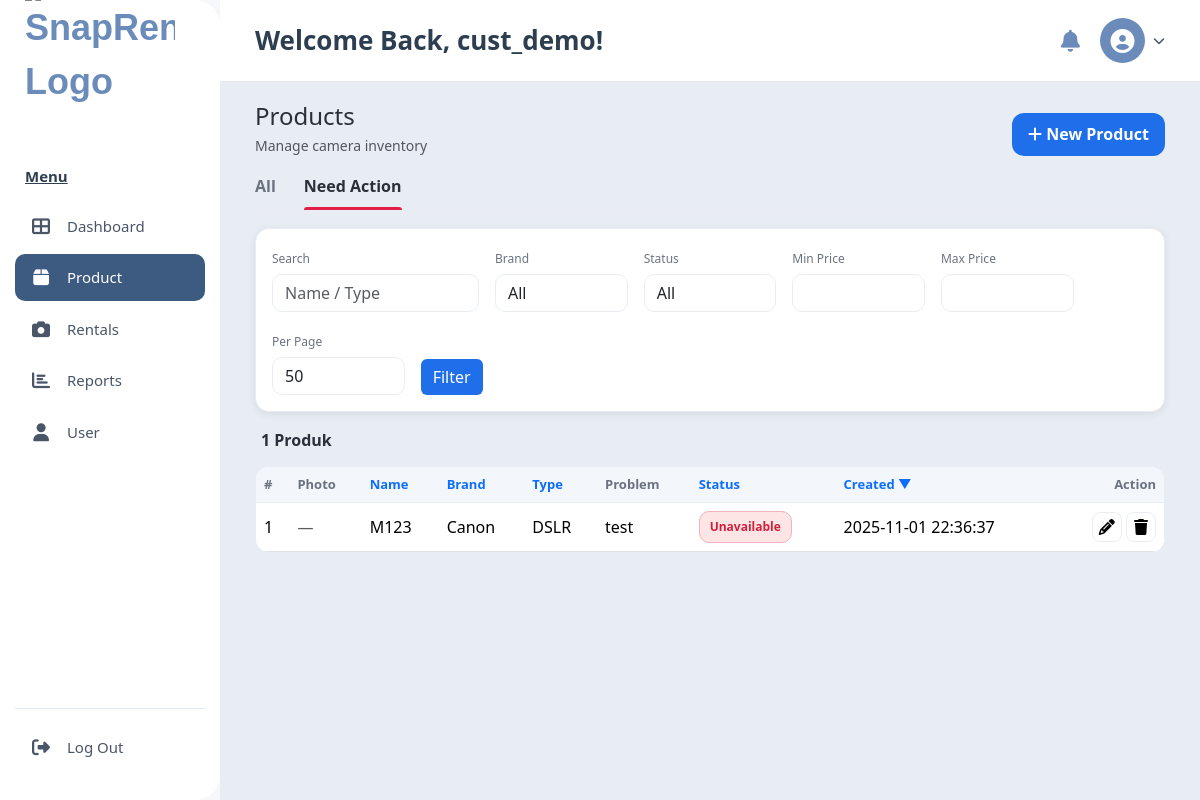
Page /Dashboard/index.php?page=products&need=1 (signed in) on the earlier database version.
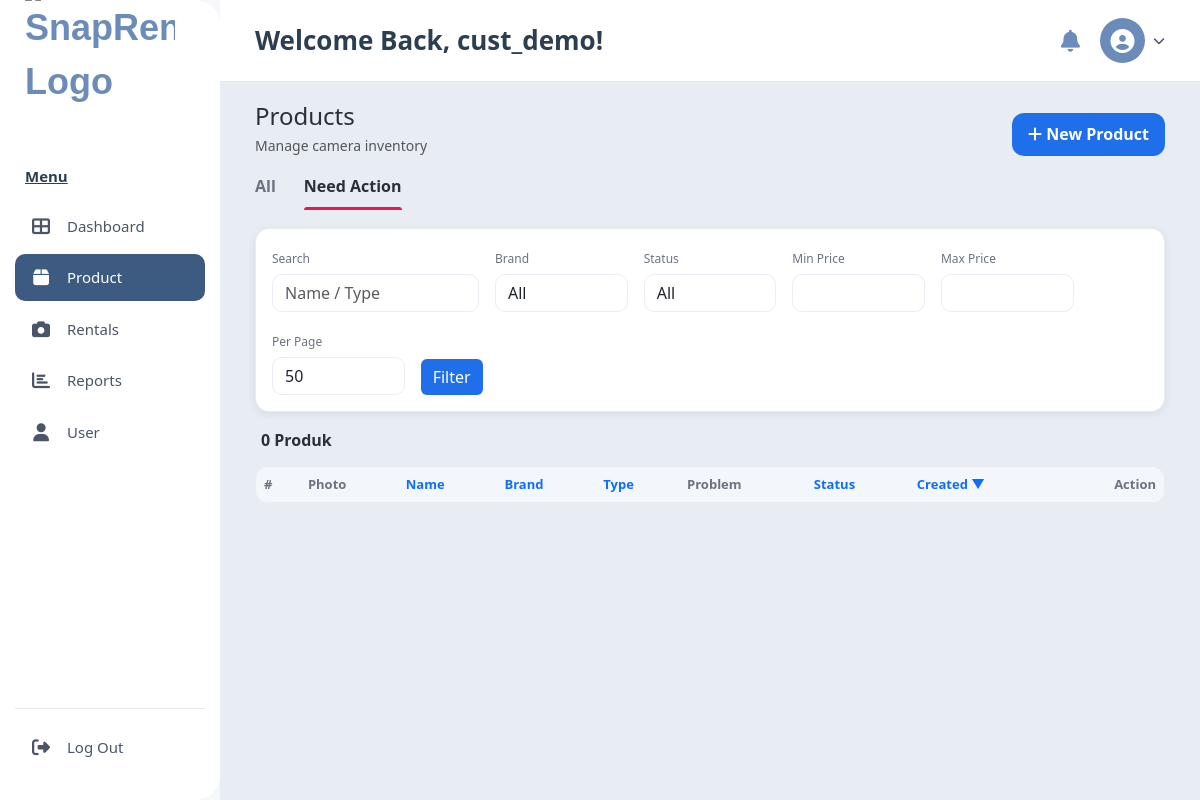
Same page on the later database version.
### tables this page shows
CREATE TABLE `cameras` (
  `id` bigint UNSIGNED NOT NULL,
  `name` varchar(120) NOT NULL,
  `brand` varchar(80) NOT NULL,
  `type` varchar(80) DEFAULT NULL,
  `problem` varchar(2000) DEFAULT NULL,
  `daily_price` decimal(12,2) NOT NULL,
  `status` enum('available','unavailable','maintenance') NOT NULL DEFAULT 'available',
  `condition_note` text,
  `owner_id` bigint UNSIGNED DEFAULT NULL,
  `created_at` datetime NOT NULL DEFAULT CURRENT_TIMESTAMP,
  `updated_at` datetime DEFAULT NULL ON UPDATE CURRENT_TIMESTAMP
);

### auth/auth.php (called while the page is built, shortened)
<?php
function e($s){ return htmlspecialchars((string)$s, ENT_QUOTES, 'UTF-8'); }

### Dashboard/pages/products.php (the view, shortened to what the changed rows need)
<?php
$need   = isset($_GET['need']) ? (int)$_GET['need'] : 0;
$q      = trim($_GET['q'] ?? ''); $brandF = trim($_GET['brand'] ?? ''); $statusF= trim($_GET['status'] ?? '');
$minp   = trim($_GET['min_price'] ?? ''); $maxp = trim($_GET['max_price'] ?? '');
$where=[]; $args=[];
if ($need){ $where[]="cam.status IN ('unavailable','maintenance')"; }
$whereSql=$where?('WHERE '.implode(' AND ',$where)):'';
$per = min(50, max(1, (int)($_GET['per'] ?? 50)));
$pageNo = max(1, (int)($_GET['p'] ?? 1));
$offset = ($pageNo - 1) * $per;
$sort = $_GET['sort'] ?? 'created_at';
$dir  = strtolower($_GET['dir'] ?? 'desc');
$dir = ($dir === 'asc') ? 'ASC' : 'DESC';
$orderSql = "ORDER BY cam.$sort $dir";
function build_qs(array $overrides = []) {
  $params = $_GET;
  foreach ($overrides as $k=>$v) {
    if ($v === null) unset($params[$k]); else $params[$k] = $v;
  }
  return '?'.http_build_query($params);
}
function sort_link($key, $label) {
  $curSort = $_GET['sort'] ?? 'created_at';
  $curDir  = strtolower($_GET['dir'] ?? 'desc');
  $nextDir = ($curSort === $key && $curDir === 'asc') ? 'desc' : 'asc';
  $qs = build_qs(['sort'=>$key, 'dir'=>$nextDir, 'p'=>1]);
  $icon = ($curSort === $key) ? ($curDir === 'asc' ? ' ▲' : ' ▼') : '';
  return '<a href="'.e($qs).'" class="text-decoration-none">'.$label.$icon.'</a>';
}
$stmt=$pdo->prepare("SELECT COUNT(*) FROM cameras cam $whereSql"); $stmt->execute($args); $total=(int)$stmt->fetchColumn();
$stmt=$pdo->prepare("
  SELECT cam.id, cam.name, cam.brand, cam.type, cam.problem, cam.daily_price, cam.status, cam.created_at,
         (SELECT ci.filename FROM camera_images ci WHERE ci.camera_id = cam.id ORDER BY ci.id DESC LIMIT 1) AS image
  FROM cameras cam
  $whereSql
  $orderSql
  LIMIT $per OFFSET $offset
"); $stmt->execute($args);
$cameras=$stmt->fetchAll(PDO::FETCH_ASSOC);
?>
<div class="d-flex flex-wrap gap-2 justify-content-between align-items-end mb-2">
  <div><h4 class="mb-1">Products</h4><div class="small text-muted">Manage camera inventory</div></div>
  <div class="header-actions"><button class="btn btn-primary-modern" data-bs-toggle="modal" data-bs-target="#createProductModal"><i class="fas fa-plus"></i> New Product</button></div>
</div>
<?php $need = isset($_GET['need']) ? (int)$_GET['need'] : 0; ?>
<div class="products-tabs">
  <a href="?page=products" class="<?= $need ? '' : 'active' ?>">All</a>
  <a href="?page=products&need=1" class="<?= $need ? 'active' : '' ?>">Need Action</a>
</div>
<form class="page-card mb-3 filter-grid" method="get">
  <div class="row g-3 align-items-end">
    <div class="col-12 col-lg-3"><label class="form-label">Search</label><input type="text" class="form-control" name="q" value="<?= e($q ?? '') ?>" placeholder="Name / Type"></div>
    <div class="col-6 col-lg-2"><label class="form-label">Brand</label><select class="form-select" name="brand"><option value="">All</option></select></div>
    <div class="col-6 col-lg-2"><label class="form-label">Status</label><select class="form-select" name="status"><option value="">All</option></select></div>
    <div class="col-6 col-lg-2"><label class="form-label">Min Price</label><input type="number" step="0.01" class="form-control" name="min_price" value="<?= e($minp ?? '') ?>"></div>
    <div class="col-6 col-lg-2"><label class="form-label">Max Price</label><input type="number" step="0.01" class="form-control" name="max_price" value="<?= e($maxp ?? '') ?>"></div>
    <div class="col-6 col-lg-2">
      <label class="form-label">Per Page</label>
      <select class="form-select" name="per">
        <?php
          $perChoices = [10,25,50];
          foreach($perChoices as $pc){
            $sel = ($per == $pc) ? 'selected' : '';
            echo "<option value=\"$pc\" $sel>$pc</option>";
          }
        ?>
      </select>
    </div>
    <div class="col-12 col-lg-1 d-grid"><button class="btn btn-primary-modern">Filter</button></div>
  </div>
</form>
<div class="count-label"><?= (int)$total ?> Produk</div>
<div class="table-wrap">
<table class="table table-hover align-middle">
  <thead class="table-light">
    <?php if(!$need): ?>
    <tr>
      <th>#</th>
      <th>Photo</th>
      <th><?= sort_link('name','Name') ?></th>
      <th><?= sort_link('brand','Brand') ?></th>
      <th><?= sort_link('type','Type') ?></th>
      <th><?= sort_link('daily_price','Daily Price') ?></th>
      <th><?= sort_link('status','Status') ?></th>
      <th><?= sort_link('created_at','Created') ?></th>
      <th class="text-end">Actions</th>
    </tr>
    <?php else: ?>
    <tr>
      <th>#</th>
      <th>Photo</th>
      <th><?= sort_link('name','Name') ?></th>
      <th><?= sort_link('brand','Brand') ?></th>
      <th><?= sort_link('type','Type') ?></th>
      <th>Problem</th>
      <th><?= sort_link('status','Status') ?></th>
      <th><?= sort_link('created_at','Created') ?></th>
      <th class="text-end">Action</th>
    </tr>
    <?php endif; ?>
  </thead>
  <tbody>
<?php
$i=$offset+1; $modalBuffer='';
foreach($cameras as $cam):
  $cid=(int)$cam['id'];
?>
  <tr>
    <td><?= $i++ ?></td>
    <td></td>
    <td><?= e($cam['name']) ?></td>
    <td><?= e($cam['brand']) ?></td>
    <td><?= e($cam['type']) ?></td>
    <?php if(!$need): ?>
      <td><?= rupiah($cam['daily_price']) ?></td>
      <?php $cls=(strtolower($cam['status'])==='available')?'status-available':'status-unavailable'; ?>
      <td><span class="status-badge <?= $cls ?>"><?= ucfirst(e($cam['status'])) ?></span></td>
    <?php else: ?>
      <td><?= e($cam['problem'] ?: '-') ?></td>
      <td><span class="status-badge status-unavailable"><?= ucfirst(e($cam['status'])) ?></span></td>
    <?php endif; ?>
    <td><?= e($cam['created_at']) ?></td>
    <td class="text-end">
      <button class="action-btn" data-bs-toggle="modal" data-bs-target="#editProductModal<?= $cid ?>"><i class="fas fa-pencil-alt"></i></button>
      <form method="post" class="d-inline" onsubmit="return confirm('Delete this product?');">
        <button class="action-btn"><i class="fas fa-trash"></i></button>
      </form>
    </td>
  </tr>
  <?php
endforeach;
?>
  </tbody>
</table>
</div>

Differences in the rows shown:
removed cameras: name "M123", brand "Canon", type "DSLR", problem "test", status "Unavailable", created_at "2025-11-01 22:36:37"
Other differences:
$total: "1" → "0"
